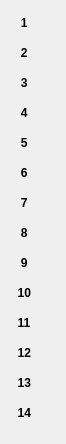
                 <widget class="QWidget" name="layoutWidget_4">
                  <property name="geometry">
                   <rect>
                    <x>1010</x>
                    <y>10</y>
                    <width>66</width>
                    <height>444</height>
                   </rect>
                  </property>
                  <layout class="QVBoxLayout" name="verticalLayout_3">
                   <item>
                    <layout class="QHBoxLayout" name="horizontalLayout_2">
                     <item>
                      <widget class="QLabel" name="label_4">
                       <property name="font">
                        <font>
                         <weight>75</weight>
                         <bold>true</bold>
                        </font>
                       </property>
                       <property name="text">
                        <string>   1</string>
                       </property>
                      </widget>
                     </item>
                     <item>
                      <widget class="QLabel" name="SummaryAsym_1">
                       <property name="maximumSize">
                        <size>
                         <width>31</width>
                         <height>24</height>
                        </size>
                       </property>
                       <property name="toolTip">
                        <string>&lt;html&gt;&lt;head/&gt;&lt;body&gt;&lt;p&gt;First sled status.&lt;/p&gt;&lt;/body&gt;&lt;/html&gt;</string>
                       </property>
                       <property name="text">
                        <string/>
                       </property>
                       <property name="pixmap">
                        <pixmap resource="Resource.qrc">:/Square_red.png</pixmap>
                       </property>
                      </widget>
                     </item>
                    </layout>
                   </item>
                   <item>
                    <layout class="QHBoxLayout" name="horizontalLayout_19">
                     <item>
                      <widget class="QLabel" name="label_27">
                       <property name="font">
                        <font>
                         <weight>75</weight>
                         <bold>true</bold>
                        </font>
                       </property>
                       <property name="text">
                        <string>   2</string>
                       </property>
                      </widget>
                     </item>
                     <item>
                      <widget class="QLabel" name="SummaryAsym_2">
                       <property name="maximumSize">
                        <size>
                         <width>31</width>
                         <height>24</height>
                        </size>
                       </property>
                       <property name="toolTip">
                        <string>&lt;html&gt;&lt;head/&gt;&lt;body&gt;&lt;p&gt;Second sled status.&lt;/p&gt;&lt;/body&gt;&lt;/html&gt;</string>
                       </property>
                       <property name="text">
                        <string/>
                       </property>
                       <property name="pixmap">
                        <pixmap resource="Resource.qrc">:/Square_red.png</pixmap>
                       </property>
                      </widget>
                     </item>
                    </layout>
                   </item>
                   <item>
                    <layout class="QHBoxLayout" name="horizontalLayout_20">
                     <item>
                      <widget class="QLabel" name="label_29">
                       <property name="font">
                        <font>
                         <weight>75</weight>
                         <bold>true</bold>
                        </font>
                       </property>
                       <property name="text">
                        <string>   3</string>
                       </property>
                      </widget>
                     </item>
                     <item>
                      <widget class="QLabel" name="SummaryAsym_3">
                       <property name="maximumSize">
                        <size>
                         <width>31</width>
                         <height>24</height>
                        </size>
                       </property>
                       <property name="toolTip">
                        <string>&lt;html&gt;&lt;head/&gt;&lt;body&gt;&lt;p&gt;Third sled status.&lt;/p&gt;&lt;/body&gt;&lt;/html&gt;</string>
                       </property>
                       <property name="text">
                        <string/>
                       </property>
                       <property name="pixmap">
                        <pixmap resource="Resource.qrc">:/Square_red.png</pixmap>
                       </property>
                      </widget>
                     </item>
                    </layout>
                   </item>
                   <item>
                    <layout class="QHBoxLayout" name="horizontalLayout_21">
                     <item>
                      <widget class="QLabel" name="label_33">
                       <property name="font">
                        <font>
                         <weight>75</weight>
                         <bold>true</bold>
                        </font>
                       </property>
                       <property name="text">
                        <string>   4</string>
                       </property>
                      </widget>
                     </item>
                     <item>
                      <widget class="QLabel" name="SummaryAsym_4">
                       <property name="maximumSize">
                        <size>
                         <width>31</width>
                         <height>24</height>
                        </size>
                       </property>
                       <property name="toolTip">
                        <string>&lt;html&gt;&lt;head/&gt;&lt;body&gt;&lt;p&gt;Fourth sled status.&lt;/p&gt;&lt;/body&gt;&lt;/html&gt;</string>
                       </property>
                       <property name="text">
                        <string/>
                       </property>
                       <property name="pixmap">
                        <pixmap resource="Resource.qrc">:/Square_red.png</pixmap>
                       </property>
                      </widget>
                     </item>
                    </layout>
                   </item>
                   <item>
                    <layout class="QHBoxLayout" name="horizontalLayout_22">
                     <item>
                      <widget class="QLabel" name="label_34">
                       <property name="font">
                        <font>
                         <weight>75</weight>
                         <bold>true</bold>
                        </font>
                       </property>
                       <property name="text">
                        <string>   5</string>
                       </property>
                      </widget>
                     </item>
                     <item>
                      <widget class="QLabel" name="SummaryAsym_5">
                       <property name="maximumSize">
                        <size>
                         <width>31</width>
                         <height>24</height>
                        </size>
                       </property>
                       <property name="toolTip">
                        <string>&lt;html&gt;&lt;head/&gt;&lt;body&gt;&lt;p&gt;Fifth sled status.&lt;/p&gt;&lt;/body&gt;&lt;/html&gt;</string>
                       </property>
                       <property name="text">
                        <string/>
                       </property>
                       <property name="pixmap">
                        <pixmap resource="Resource.qrc">:/Square_red.png</pixmap>
                       </property>
                      </widget>
                     </item>
                    </layout>
                   </item>
                   <item>
                    <layout class="QHBoxLayout" name="horizontalLayout_23">
                     <item>
                      <widget class="QLabel" name="label_35">
                       <property name="font">
                        <font>
                         <weight>75</weight>
                         <bold>true</bold>
                        </font>
                       </property>
                       <property name="text">
                        <string>   6</string>
                       </property>
                      </widget>
                     </item>
                     <item>
                      <widget class="QLabel" name="SummaryAsym_6">
                       <property name="maximumSize">
                        <size>
                         <width>31</width>
                         <height>24</height>
                        </size>
                       </property>
                       <property name="toolTip">
                        <string>&lt;html&gt;&lt;head/&gt;&lt;body&gt;&lt;p&gt;Sixth sled status.&lt;/p&gt;&lt;/body&gt;&lt;/html&gt;</string>
                       </property>
                       <property name="text">
                        <string/>
                       </property>
                       <property name="pixmap">
                        <pixmap resource="Resource.qrc">:/Square_red.png</pixmap>
                       </property>
                      </widget>
                     </item>
                    </layout>
                   </item>
                   <item>
                    <layout class="QHBoxLayout" name="horizontalLayout_24">
                     <item>
                      <widget class="QLabel" name="label_36">
                       <property name="font">
                        <font>
                         <weight>75</weight>
                         <bold>true</bold>
                        </font>
                       </property>
                       <property name="text">
                        <string>   7</string>
                       </property>
                      </widget>
                     </item>
                     <item>
                      <widget class="QLabel" name="SummaryAsym_7">
                       <property name="maximumSize">
                        <size>
                         <width>31</width>
                         <height>24</height>
                        </size>
                       </property>
                       <property name="toolTip">
                        <string>&lt;html&gt;&lt;head/&gt;&lt;body&gt;&lt;p&gt;Seventh sled status.&lt;/p&gt;&lt;/body&gt;&lt;/html&gt;</string>
                       </property>
                       <property name="text">
                        <string/>
                       </property>
                       <property name="pixmap">
                        <pixmap resource="Resource.qrc">:/Square_red.png</pixmap>
                       </property>
                      </widget>
                     </item>
                    </layout>
                   </item>
                   <item>
                    <layout class="QHBoxLayout" name="horizontalLayout_25">
                     <item>
                      <widget class="QLabel" name="label_37">
                       <property name="font">
                        <font>
                         <weight>75</weight>
                         <bold>true</bold>
                        </font>
                       </property>
                       <property name="text">
                        <string>   8</string>
                       </property>
                      </widget>
                     </item>
                     <item>
                      <widget class="QLabel" name="SummaryAsym_8">
                       <property name="maximumSize">
                        <size>
                         <width>31</width>
                         <height>24</height>
                        </size>
                       </property>
                       <property name="toolTip">
                        <string>&lt;html&gt;&lt;head/&gt;&lt;body&gt;&lt;p&gt;Eighth sled status.&lt;/p&gt;&lt;/body&gt;&lt;/html&gt;</string>
                       </property>
                       <property name="text">
                        <string/>
                       </property>
                       <property name="pixmap">
                        <pixmap resource="Resource.qrc">:/Square_red.png</pixmap>
                       </property>
                      </widget>
                     </item>
                    </layout>
                   </item>
                   <item>
                    <layout class="QHBoxLayout" name="horizontalLayout_26">
                     <item>
                      <widget class="QLabel" name="label_38">
                       <property name="font">
                        <font>
                         <weight>75</weight>
                         <bold>true</bold>
                        </font>
                       </property>
                       <property name="text">
                        <string>   9</string>
                       </property>
                      </widget>
                     </item>
                     <item>
                      <widget class="QLabel" name="SummaryAsym_9">
                       <property name="maximumSize">
                        <size>
                         <width>31</width>
                         <height>24</height>
                        </size>
                       </property>
                       <property name="toolTip">
                        <string>&lt;html&gt;&lt;head/&gt;&lt;body&gt;&lt;p&gt;Nineth sled status.&lt;/p&gt;&lt;/body&gt;&lt;/html&gt;</string>
                       </property>
                       <property name="text">
                        <string/>
                       </property>
                       <property name="pixmap">
                        <pixmap resource="Resource.qrc">:/Square_red.png</pixmap>
                       </property>
                      </widget>
                     </item>
                    </layout>
                   </item>
                   <item>
                    <layout class="QHBoxLayout" name="horizontalLayout_27">
                     <item>
                      <widget class="QLabel" name="label_39">
                       <property name="font">
                        <font>
                         <weight>75</weight>
                         <bold>true</bold>
                        </font>
                       </property>
                       <property name="text">
                        <string>  10</string>
                       </property>
                      </widget>
                     </item>
                     <item>
                      <widget class="QLabel" name="SummaryAsym_10">
                       <property name="maximumSize">
                        <size>
                         <width>31</width>
                         <height>24</height>
                        </size>
                       </property>
                       <property name="toolTip">
                        <string>&lt;html&gt;&lt;head/&gt;&lt;body&gt;&lt;p&gt;Tenth sled status.&lt;/p&gt;&lt;/body&gt;&lt;/html&gt;</string>
                       </property>
                       <property name="text">
                        <string/>
                       </property>
                       <property name="pixmap">
                        <pixmap resource="Resource.qrc">:/Square_red.png</pixmap>
                       </property>
                      </widget>
                     </item>
                    </layout>
                   </item>
                   <item>
                    <layout class="QHBoxLayout" name="horizontalLayout_28">
                     <item>
                      <widget class="QLabel" name="label_40">
                       <property name="font">
                        <font>
                         <weight>75</weight>
                         <bold>true</bold>
                        </font>
                       </property>
                       <property name="text">
                        <string>  11</string>
                       </property>
                      </widget>
                     </item>
                     <item>
                      <widget class="QLabel" name="SummaryAsym_11">
                       <property name="maximumSize">
                        <size>
                         <width>31</width>
                         <height>24</height>
                        </size>
                       </property>
                       <property name="toolTip">
                        <string>&lt;html&gt;&lt;head/&gt;&lt;body&gt;&lt;p&gt;Eleventh sled status.&lt;/p&gt;&lt;/body&gt;&lt;/html&gt;</string>
                       </property>
                       <property name="text">
                        <string/>
                       </property>
                       <property name="pixmap">
                        <pixmap resource="Resource.qrc">:/Square_red.png</pixmap>
                       </property>
                      </widget>
                     </item>
                    </layout>
                   </item>
                   <item>
                    <layout class="QHBoxLayout" name="horizontalLayout_29">
                     <item>
                      <widget class="QLabel" name="label_41">
                       <property name="font">
                        <font>
                         <weight>75</weight>
                         <bold>true</bold>
                        </font>
                       </property>
                       <property name="text">
                        <string>  12</string>
                       </property>
                      </widget>
                     </item>
                     <item>
                      <widget class="QLabel" name="SummaryAsym_12">
                       <property name="maximumSize">
                        <size>
                         <width>31</width>
                         <height>24</height>
                        </size>
                       </property>
                       <property name="toolTip">
                        <string>&lt;html&gt;&lt;head/&gt;&lt;body&gt;&lt;p&gt;Twelfth sled status.&lt;/p&gt;&lt;/body&gt;&lt;/html&gt;</string>
                       </property>
                       <property name="text">
                        <string/>
                       </property>
                       <property name="pixmap">
                        <pixmap resource="Resource.qrc">:/Square_red.png</pixmap>
                       </property>
                      </widget>
                     </item>
                    </layout>
                   </item>
                   <item>
                    <layout class="QHBoxLayout" name="horizontalLayout_30">
                     <item>
                      <widget class="QLabel" name="label_42">
                       <property name="font">
                        <font>
                         <weight>75</weight>
                         <bold>true</bold>
                        </font>
                       </property>
                       <property name="text">
                        <string>  13</string>
                       </property>
                      </widget>
                     </item>
                     <item>
                      <widget class="QLabel" name="SummaryAsym_13">
                       <property name="maximumSize">
                        <size>
                         <width>31</width>
                         <height>24</height>
                        </size>
                       </property>
                       <property name="toolTip">
                        <string>&lt;html&gt;&lt;head/&gt;&lt;body&gt;&lt;p&gt;Thirteenth sled status.&lt;/p&gt;&lt;/body&gt;&lt;/html&gt;</string>
                       </property>
                       <property name="text">
                        <string/>
                       </property>
                       <property name="pixmap">
                        <pixmap resource="Resource.qrc">:/Square_red.png</pixmap>
                       </property>
                      </widget>
                     </item>
                    </layout>
                   </item>
                   <item>
                    <layout class="QHBoxLayout" name="horizontalLayout_31">
                     <item>
                      <widget class="QLabel" name="label_43">
                       <property name="font">
                        <font>
                         <weight>75</weight>
                         <bold>true</bold>
                        </font>
                       </property>
                       <property name="text">
                        <string>  14</string>
                       </property>
                      </widget>
                     </item>
                     <item>
                      <widget class="QLabel" name="SummaryAsym_14">
                       <property name="maximumSize">
                        <size>
                         <width>31</width>
                         <height>24</height>
                        </size>
                       </property>
                       <property name="toolTip">
                        <string>&lt;html&gt;&lt;head/&gt;&lt;body&gt;&lt;p&gt;Fouteenth sled status.&lt;/p&gt;&lt;/body&gt;&lt;/html&gt;</string>
                       </property>
                       <property name="text">
                        <string/>
                       </property>
                       <property name="pixmap">
                        <pixmap resource="Resource.qrc">:/Square_red.png</pixmap>
                       </property>
                      </widget>
                     </item>
                    </layout>
                   </item>
                  </layout>
                 </widget>
